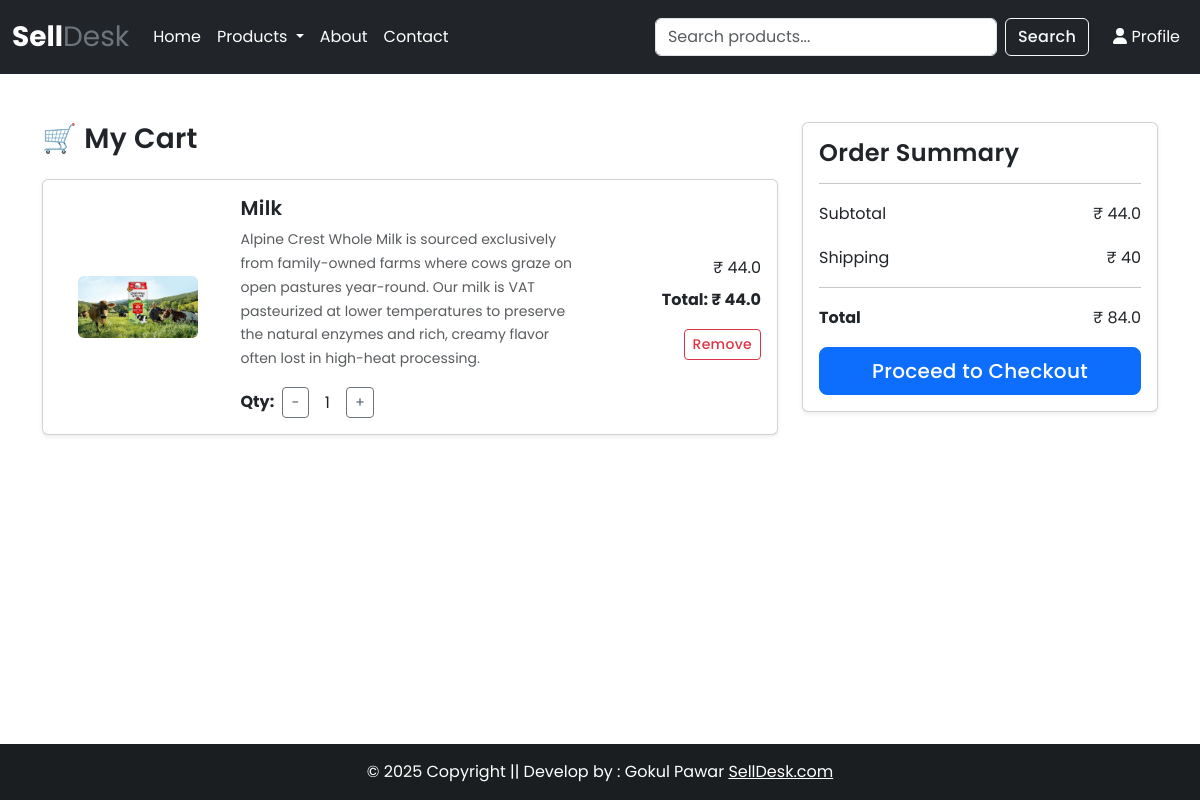
The app's page /cart/ (signed in) with its own data.
### app/models.py (models this page shows, shortened)
class Cart(models.Model):
    user = models.ForeignKey(User, on_delete=models.CASCADE)
    product = models.ForeignKey(Product, on_delete=models.CASCADE)
    quantity = models.PositiveIntegerField(default=1)
    class Meta:
        constraints = [
            models.UniqueConstraint(
                fields=['user', 'product'],
                name='unique_user_product_cart'
            )
        ]
    @property
    def total_cost(self):
        return self.quantity * self.product.discounted_price

class Product(models.Model):
    category = models.CharField(
        max_length=2,
        choices=CATEGORY_CHOICES
    )
    subcategory = models.CharField(
        max_length=100,
        blank=True,
        null=True,
        help_text="Example: Cow Milk, Buffalo Milk"
    )
    title = models.CharField(max_length=200)
    selling_price = models.FloatField()
    discounted_price = models.FloatField()
    product_image = models.ImageField(
        upload_to='product'
    )
    description = models.TextField(
        blank=True,
        help_text="Detailed product description"
    )
    composition = models.CharField(
        max_length=255,
        blank=True,
        help_text="Example: 100% Cow Milk"
    )
    prodapp = models.CharField(
        max_length=255,
        blank=True,
        verbose_name="Product Application",
        help_text="Example: Tea, Coffee, Daily Consumption"
    )

### app/views.py (the view)
# urls.py: path('cart/', views.show_cart, name='show_cart'),
@login_required(login_url='login')
def show_cart(request):
    cart = Cart.objects.filter(user=request.user)
    amount = 0
    for item in cart:
        amount += item.total_cost
    shipping_amount = 40
    totalamount = amount + shipping_amount
    return render(request, 'app/addtocart.html', {
        'cart': cart,
        'amount': amount,
        'shipping_amount': shipping_amount,
        'totalamount': totalamount,
    })

### app/templates/app/addtocart.html (shortened to what this page needs)
{% extends "app/base.html" %}
{% load static %}
{% block main-content %}
<div class="container my-5">
  <div class="row">
    <div class="col-md-8">
      <h3 class="mb-4">🛒 My Cart</h3>
      {% if cart %}
        {% for item in cart %}
        <div class="card mb-3 shadow-sm">
          <div class="card-body">
            <div class="row align-items-center">
              <div class="col-md-3 text-center">
                <img src="{{ item.product.product_image.url }}"
                     class="img-fluid rounded"
                     height="120" width="120"
                     alt="{{ item.product.title }}">
              </div>
              <div class="col-md-6">
                <h5>{{ item.product.title }}</h5>
                <p class="text-muted small">
                  {{ item.product.description}}
                </p>
                <div class="d-flex align-items-center">
                  <strong class="me-2">Qty:</strong>
                  <a class="btn btn-sm btn-outline-secondary minus-cart"
                     data-prod-id="{{ item.product.id }}">−</a>
                  <span class="mx-3">{{ item.quantity }}</span>
                  <a class="btn btn-sm btn-outline-secondary plus-cart"
                     data-prod-id="{{ item.product.id }}">+</a>
                </div>
              </div>
              <div class="col-md-3 text-end">
                <p class="mb-1">
                  ₹ {{ item.product.discounted_price }}
                </p>
                <p class="fw-bold">
                  Total: ₹ {{ item.total_cost }}
                </p>
                <a href="{% url 'remove_cart_item' %}"
                   class="btn btn-sm btn-outline-danger">
                  Remove
                </a>
              </div>
            </div>
          </div>
        </div>
        {% endfor %}
      {% else %}
        <div class="alert alert-warning">
          Your cart is empty.
        </div>
      {% endif %}
    </div>
    <div class="col-md-4">
      <div class="card shadow-sm">
        <div class="card-body">
          <h4>Order Summary</h4>
          <hr>
          <p class="d-flex justify-content-between">
            Subtotal <span>₹ {{ amount }}</span>
          </p>
          <p class="d-flex justify-content-between">
            Shipping <span>₹ 40</span>
          </p>
          <hr>
          <p class="d-flex justify-content-between fw-bold">
            Total <span>₹ {{ totalamount }}</span>
          </p>
          <div class="d-grid mt-3">
            <a href="{% url 'confirm_address' %}"
            class="btn btn-primary btn-lg w-100">
            Proceed to Checkout
            </a>
          </div>
        </div>
      </div>
    </div>
  </div>
</div>
{% endblock main-content %}

### app/static/app/css/style.css (style rules this page uses)
* { font-family: 'Poppins', system-ui, -apple-system, BlinkMacSystemFont, 'Segoe UI', Roboto, 'Helvetica Neue', Arial, sans-serif; }
h1, h2, h3, h4, h5, h6 { font-weight: 600; letter-spacing: 0.3px; }
p, li, span, small { font-weight: 400; line-height: 1.7; }
.btn { font-weight: 500; letter-spacing: 0.3px; }

### records on screen
Cart: product.product_image (picture), product "Milk", product.description "Alpine Crest Whole Milk is sourced exclusively from family-owned farms where cows graze on open pastures year-round. Our milk is VAT pasteurized at lower temperatures to preserve the natural enzymes and rich, creamy flavor often lost in high-heat processing.", quantity "1", product.discounted_price "44.0", total_cost "44.0"

### other values on screen
{{ amount }} "44.0"
{{ totalamount }} "84.0"
